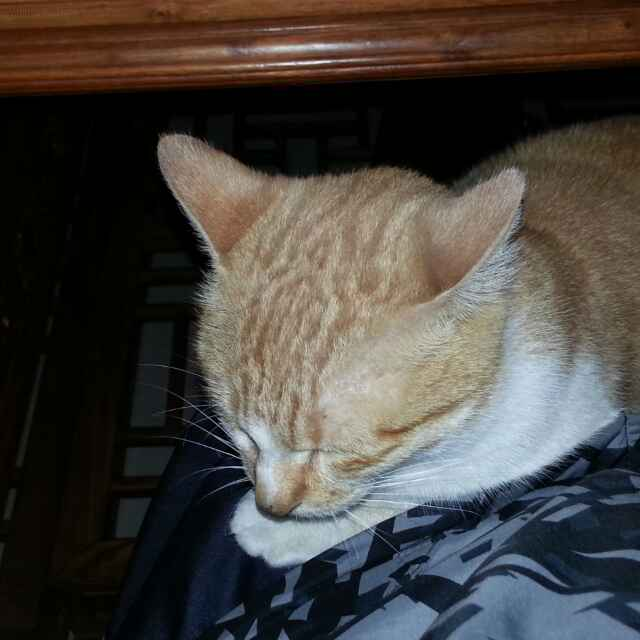
#> input picture Sample_images/MyCat.jpg, 640 x 640 px
$ python ImageResized.py ../Sample_images/MyCat.jpg 100 100
#> lines starting #> are read from the running program, lines starting #| are printed output that depends on the picture
import cv2 as cv
import numpy as np
import sys


class Image_Tools:
    # class attributes:
    type_dict = {
        "RGB_FILE" : "RGB_FILE_TYPE",
        "BIN_FILE" : "BIN_FILE_TYPE"
    }


    def __init__(self, file_name, file_type, in_channel=3):
        self.fileName = file_name
        self.type = file_type
        self.channel = in_channel
        self.image_data = None

    def Resize(self, dWidth, dHeight, resize_method=None):
#> called with dWidth = 1920, dHeight = 1080
        if self.type == Image_Tools.type_dict['RGB_FILE']:
            #read as bgr
            img = cv.imread(self.fileName, cv.IMREAD_COLOR)
#> img is the input picture: shape (640, 640, 3); mean B, G, R 63.5, 67.7, 71.8
            if img is None:
                sys.exit("Could not read the image.")
            print("Original image size: ", img.shape)
#| Original image size:  (640, 640, 3)
            #force using linear atm
            imgRs = cv.resize(img, (dWidth, dHeight), interpolation = cv.INTER_AREA)
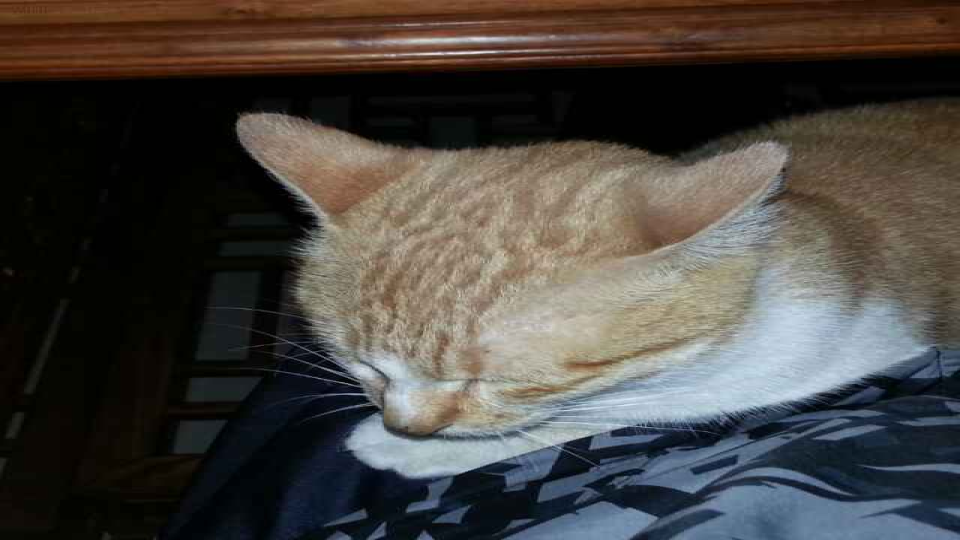
#> imgRs: shape (1080, 1920, 3) (shown at 1/2 size); mean B, G, R 63.5, 67.7, 71.8
            print("Resized image size: ", imgRs.shape)
#| Resized image size:  (1080, 1920, 3)
            self.image_data = imgRs

        # May have bug on the binary resize
        elif self.type == Image_Tools.type_dict['BIN_FILE']:
            input_img = np.fromfile(self.fileName, dtype=np.uint8).reshape(dWidth, dHeight, channel)
            print("The resized image shape : ", input_img.shape)

            cv.imwrite(out_img_name + out_ext, input_img)

    def Dump_out(self, out_fileName, file_type=None):

        out_img_name = out_fileName + '_' + "_3CHL" if self.channel == 3 else "_1CHL"
        if file_type == Image_Tools.type_dict['RGB_FILE'] :
            out_ext = ".jpg"
            #write out as bgr format
            cv.imwrite( out_img_name + out_ext, self.image_data)
        elif file_type == Image_Tools.type_dict['BIN_FILE']:
            out_ext = ".bin"
            img_np = self.image_data

            if img_np is not None:
                img_np.tofile(out_img_name+out_ext)
            else:
                sys.exit("No data to dump out.")


def Resize_3_CHL(image, dWidth, dHeight):
    #Read as BGR
    img = cv.imread(image, cv.IMREAD_COLOR)
    if img is None:
        sys.exit("Could not read the image.")
    print("Original image size: ", img.shape)

    imgRs = cv.resize(img, (dWidth, dHeight), interpolation = cv.INTER_AREA)
    print("Resized image size: ", imgRs.shape)

    cv.imwrite("Test_1920x1080.jpg", imgRs)
    #imgRs.tofile("Test_1920x1080.bin")


def Resize_Binary(file_name, dWidth, dHeight, channel):
    input_img = np.fromfile(file_name, dtype=np.uint8).reshape(dWidth, dHeight, channel)

    print("The resized image shape : ", input_img.shape)

    out_img_name = "img_" + str(dWidth) + "x" + str(dHeight) + "_3CHL" if channel == 3 else "_1CHL"
    out_ext = ".png"

    cv.imwrite(out_img_name+out_ext, input_img)


#############################Main function
if __name__ == "__main__":

    #Total Argument counts
    argc = len(sys.argv)
    if argc < 4:
        sys.exit("Usage: fileName width height")

    #Load input argu
    image = sys.argv[1]
    width = int(sys.argv[2])
    height = int(sys.argv[3])

    img_tool = Image_Tools(image, 'RGB_FILE_TYPE', 3)
    img_tool.Resize(1920, 1080)
    img_tool.Dump_out('img_1920x1080', 'BIN_FILE_TYPE')


    #Resize_3_CHL(image, width, height)
    #Resize_Binary(image, width, height, 3)
